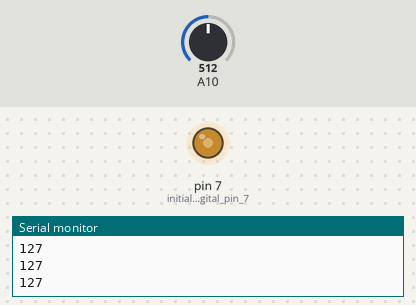
A sketch run on a simulated Arduino Mega 2560, built with avr-gcc and run on an emulated ATmega2560. Shown: output pins drawn as LEDs (lit = HIGH), the last lines printed to the serial monitor. Inputs (shaded band) come from the test bench; at power-on: A10 = 512.

Above: at 1.2 s.
1.3 s: A10 set to 716
At 2.3 s:
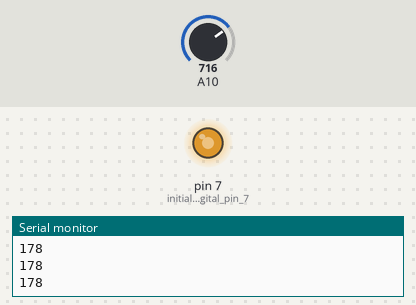
2.8 s: A10 set to 900
At 3.6 s:
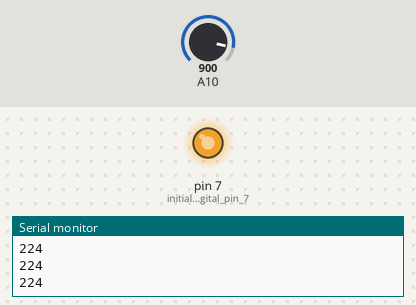
4.3 s: A10 set to 122
At 4.9 s:
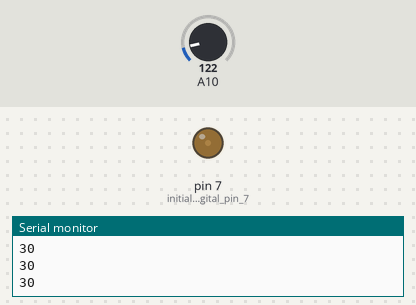
5.8 s: A10 set to 0
At 6.3 s:
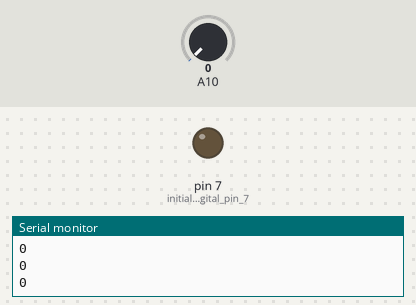
7.3 s: A10 set to 511
At 8.8 s:
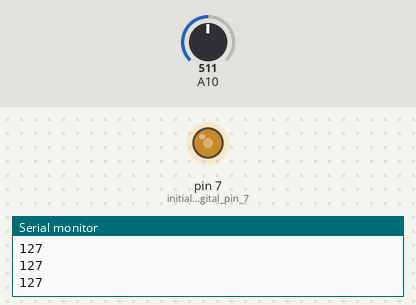
Timing chart, 0 to 9.8 s (numbered marks = the images above; inputs shaded):
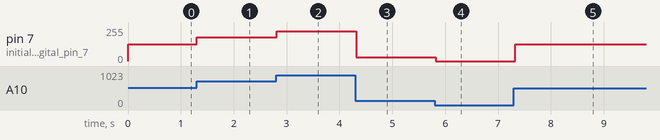

Measured:
- after the input at 1.3 s, pin 7 (initialize_digital_pin_7): 127/255 → 178/255 at once
- after the input at 2.8 s, pin 7 (initialize_digital_pin_7): 178/255 → 224/255 at once
- after the input at 4.3 s, pin 7 (initialize_digital_pin_7): 224/255 → 30/255 at once
- after the input at 5.8 s, pin 7 (initialize_digital_pin_7): 30/255 → 0/255 at once
- after the input at 7.3 s, pin 7 (initialize_digital_pin_7): 0/255 → 127/255 at once

The sketch:

graphic_monitor_arduino.ino
```cpp
void setup() {
  // put your setup code here, to run once:
  pinMode (7,OUTPUT);//initialize digital pin 7 as an output
  pinMode (26,INPUT);//initialize digital pin 26 as an input
  Serial.begin(9600);//start serial communication


}

void loop() {
  // put your main code here, to run repeatedly:
  int pot_val = analogRead(26);
  int led_val = map(pot_val, 0, 1023, 0, 255);
  analogWrite(7, led_val);
  Serial.println(led_val);
  //trun on the LED according to the value from the potentiometer

  delay(100);//wait


}
```
